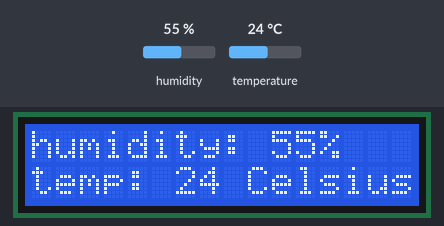
A sketch run on a simulated Arduino Uno, built with avr-gcc and run on an emulated ATmega328P. Parts: 16×2 character LCD. Inputs (shaded band) come from the test bench; at power-on: humidity 55 %, temperature 24 °C. What the sketch prints to the serial monitor is not drawn.

Above: at 2.6 s.
2.7 s: humidity set to 22 %
At 14.5 s:
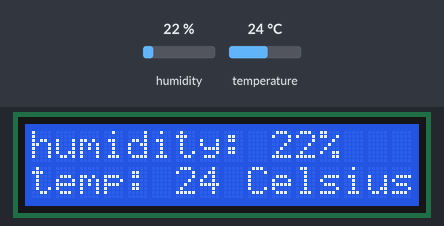
15.6 s: temperature set to 12 °C
At 27.0 s:
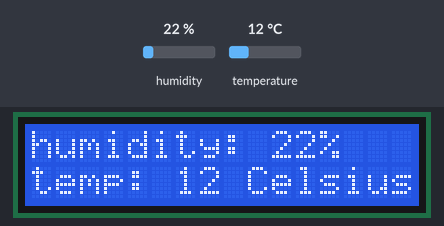
27.6 s: humidity set to 40 %
At 39.3 s:
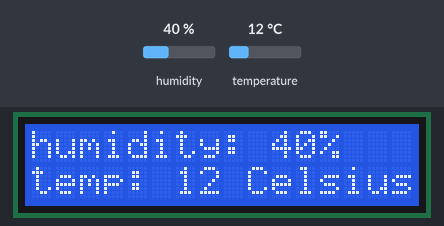
39.6 s: temperature set to 19 °C
At 50.9 s:
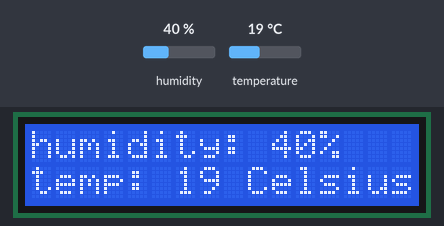
Timing chart, 0 to 52.4 s (numbered marks = the images above; inputs shaded):
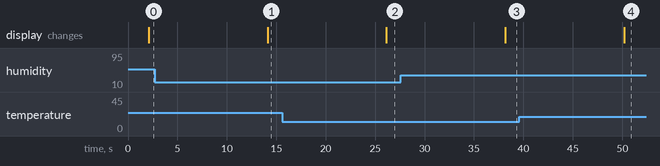

Measured:
- after the input at 2.7 s, the display: changes after 11.4 s (image 1)
- after the input at 15.6 s, the display: changes after 10.5 s (image 2)
- after the input at 27.6 s, the display: changes after 10.6 s (image 3)
- after the input at 39.6 s, the display: changes after 10.6 s (image 4)

The sketch:

humtep.ino
```cpp
#include <LiquidCrystal.h>
#include <DHT.h>
#include <DHT_U.h>
#include <Adafruit_Sensor.h>

const int rs =12, en = 11, d4 = 5, d5 = 4, d6 = 3, d7 = 2;
LiquidCrystal lcd(rs, en, d4, d5, d6, d7);


#define DHTPIN 7
#define DHTTYPE DHT11
DHT dht(DHTPIN, DHTTYPE);

int chk;
int hum;
int temp;

void setup()
{
  Serial.begin(9600);
  lcd.begin(16, 2);
  dht.begin();
}

void loop()
{
  delay(2000);
  hum = dht.readHumidity();
  temp = dht.readTemperature();
  lcd.setCursor(0, 0);
  lcd.print("humidity: ");
  lcd.print(hum);
  lcd.print("%");
  lcd.setCursor(0, 2);
  lcd.print("temp: ");
  lcd.print(temp);
  lcd.print(" Celsius");

  Serial.print("humidity: ");
  Serial.print(hum);
  Serial.println("%");
  Serial.print("temp: ");
  Serial.print(temp);
  Serial.print(" Celsius");
  delay(10000);
}
```
